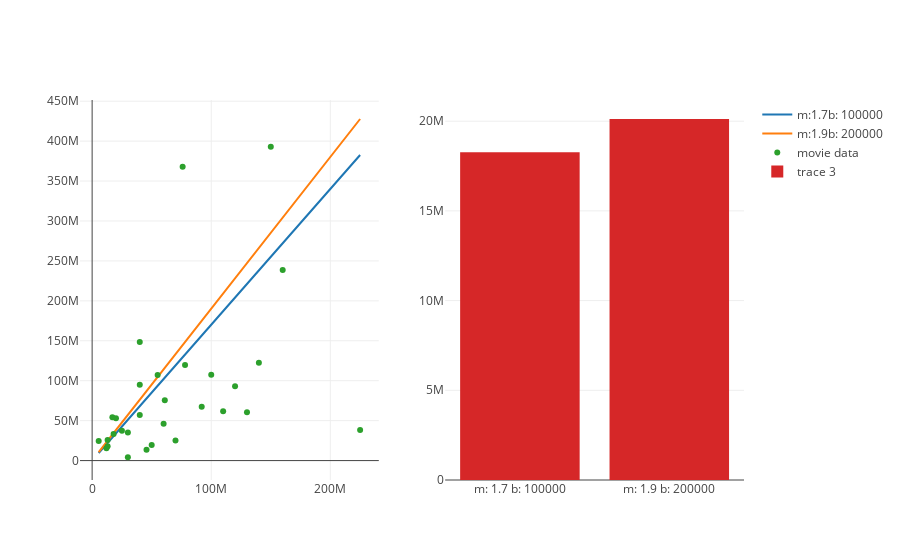

Here is the notebook cell this chart was saved with:
### Code cell
### add more regression lines here, by adding new elements to the list
regression_lines = [(1.7, 100000), (1.9, 200000)]

regression_traces = list(map(lambda line: m_b_trace(line[0], line[1], x_values, name='m:' + str(line[0]) + 'b: ' + str(line[1])), regression_lines))

scatter_trace = trace_values(x_values, y_values, text=titles, name='movie data')
rmse_calc_trace = trace_rmse(x_values, y_values, regression_lines)

plot_regression_and_rss(scatter_trace, regression_traces, rmse_calc_trace)
